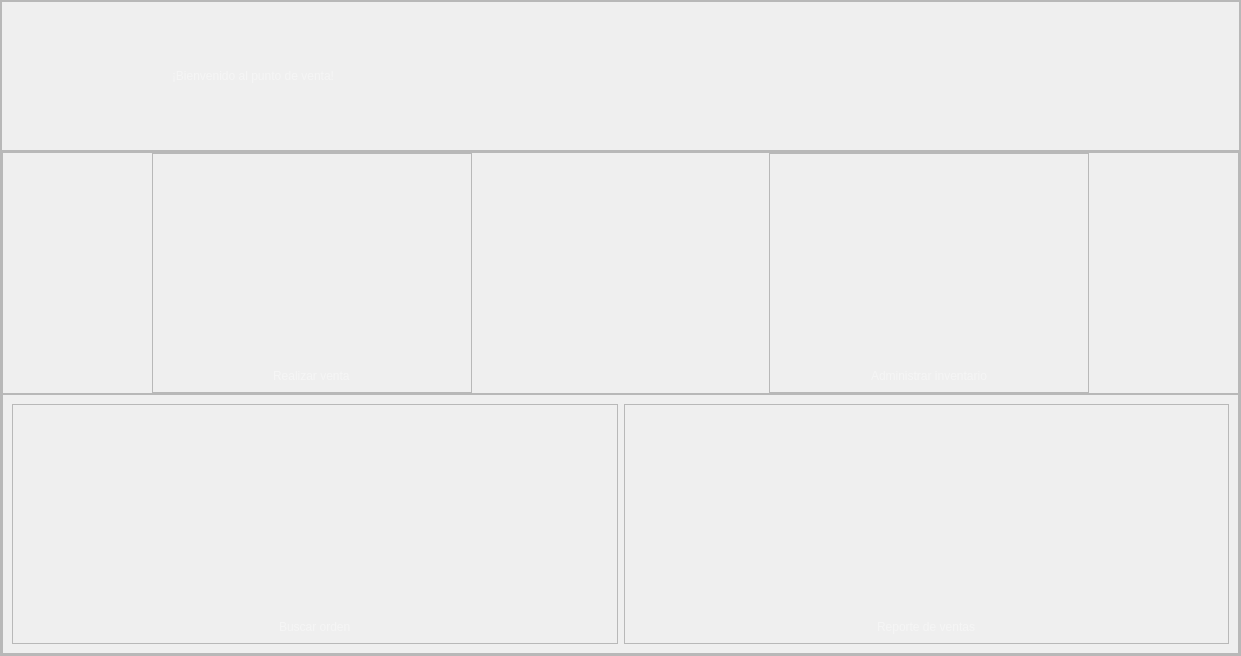
            <widget class="QWidget" name="MenuPuntoVenta">
             <layout class="QGridLayout" name="gridLayout_27">
              <property name="leftMargin">
               <number>0</number>
              </property>
              <property name="topMargin">
               <number>0</number>
              </property>
              <property name="rightMargin">
               <number>0</number>
              </property>
              <property name="bottomMargin">
               <number>0</number>
              </property>
              <property name="spacing">
               <number>0</number>
              </property>
              <item row="0" column="0">
               <widget class="QFrame" name="frame_24">
                <property name="frameShape">
                 <enum>QFrame::StyledPanel</enum>
                </property>
                <property name="frameShadow">
                 <enum>QFrame::Raised</enum>
                </property>
                <layout class="QVBoxLayout" name="verticalLayout">
                 <property name="spacing">
                  <number>0</number>
                 </property>
                 <property name="leftMargin">
                  <number>0</number>
                 </property>
                 <property name="topMargin">
                  <number>0</number>
                 </property>
                 <property name="rightMargin">
                  <number>0</number>
                 </property>
                 <property name="bottomMargin">
                  <number>0</number>
                 </property>
                 <item>
                  <widget class="QFrame" name="frame_25">
                   <property name="maximumSize">
                    <size>
                     <width>16777215</width>
                     <height>150</height>
                    </size>
                   </property>
                   <property name="frameShape">
                    <enum>QFrame::StyledPanel</enum>
                   </property>
                   <property name="frameShadow">
                    <enum>QFrame::Raised</enum>
                   </property>
                   <layout class="QHBoxLayout" name="horizontalLayout_12">
                    <property name="spacing">
                     <number>20</number>
                    </property>
                    <property name="leftMargin">
                     <number>0</number>
                    </property>
                    <property name="topMargin">
                     <number>0</number>
                    </property>
                    <property name="rightMargin">
                     <number>20</number>
                    </property>
                    <property name="bottomMargin">
                     <number>0</number>
                    </property>
                    <item>
                     <widget class="QLabel" name="label_125">
                      <property name="minimumSize">
                       <size>
                        <width>150</width>
                        <height>150</height>
                       </size>
                      </property>
                      <property name="styleSheet">
                       <string notr="true">image: url(:/menu/adorno.png);</string>
                      </property>
                      <property name="text">
                       <string/>
                      </property>
                     </widget>
                    </item>
                    <item alignment="Qt::AlignVCenter">
                     <widget class="QLabel" name="label_Bienvenida_2">
                      <property name="styleSheet">
                       <string notr="true">font: 87 28pt &quot;Helvetica Black&quot;;
	color: whitesmoke;</string>
                      </property>
                      <property name="text">
                       <string>¡Bienvenido al punto de venta!</string>
                      </property>
                     </widget>
                    </item>
                    <item>
                     <spacer name="horizontalSpacer_6">
                      <property name="orientation">
                       <enum>Qt::Horizontal</enum>
                      </property>
                      <property name="sizeHint" stdset="0">
                       <size>
                        <width>715</width>
                        <height>20</height>
                       </size>
                      </property>
                     </spacer>
                    </item>
                    <item>
                     <widget class="QLabel" name="label_126">
                      <property name="minimumSize">
                       <size>
                        <width>150</width>
                        <height>150</height>
                       </size>
                      </property>
                      <property name="styleSheet">
                       <string notr="true">image: url(:/logos/logo.png);</string>
                      </property>
                      <property name="text">
                       <string/>
                      </property>
                     </widget>
                    </item>
                   </layout>
                  </widget>
                 </item>
                 <item>
                  <widget class="QFrame" name="frame_26">
                   <property name="frameShape">
                    <enum>QFrame::StyledPanel</enum>
                   </property>
                   <property name="frameShadow">
                    <enum>QFrame::Raised</enum>
                   </property>
                   <layout class="QVBoxLayout" name="verticalLayout_14">
                    <property name="spacing">
                     <number>0</number>
                    </property>
                    <property name="leftMargin">
                     <number>0</number>
                    </property>
                    <property name="topMargin">
                     <number>0</number>
                    </property>
                    <property name="rightMargin">
                     <number>0</number>
                    </property>
                    <property name="bottomMargin">
                     <number>0</number>
                    </property>
                    <item>
                     <widget class="QFrame" name="frame_27">
                      <property name="styleSheet">
                       <string notr="true">

font: 87 32pt &quot;Helvetica Black&quot;;
color: whitesmoke;</string>
                      </property>
                      <property name="frameShape">
                       <enum>QFrame::StyledPanel</enum>
                      </property>
                      <property name="frameShadow">
                       <enum>QFrame::Raised</enum>
                      </property>
                      <layout class="QHBoxLayout" name="horizontalLayout_13">
                       <property name="spacing">
                        <number>0</number>
                       </property>
                       <property name="leftMargin">
                        <number>0</number>
                       </property>
                       <property name="topMargin">
                        <number>0</number>
                       </property>
                       <property name="rightMargin">
                        <number>0</number>
                       </property>
                       <property name="bottomMargin">
                        <number>0</number>
                       </property>
                       <item alignment="Qt::AlignHCenter">
                        <widget class="QFrame" name="frame_28">
                         <property name="frameShape">
                          <enum>QFrame::StyledPanel</enum>
                         </property>
                         <property name="frameShadow">
                          <enum>QFrame::Raised</enum>
                         </property>
                         <layout class="QVBoxLayout" name="verticalLayout_15">
                          <item>
                           <widget class="QPushButton" name="pushButton_11">
                            <property name="minimumSize">
                             <size>
                              <width>300</width>
                              <height>200</height>
                             </size>
                            </property>
                            <property name="cursor">
                             <cursorShape>PointingHandCursor</cursorShape>
                            </property>
                            <property name="styleSheet">
                             <string notr="true">QPushButton{
	border: 0px;	
	image: url(:/menu/ventaIcon.png);
}
QPushButton:hover{
	border: 10px;
}</string>
                            </property>
                            <property name="text">
                             <string/>
                            </property>
                           </widget>
                          </item>
                          <item alignment="Qt::AlignHCenter|Qt::AlignVCenter">
                           <widget class="QLabel" name="label_127">
                            <property name="text">
                             <string>Realizar venta</string>
                            </property>
                            <property name="wordWrap">
                             <bool>true</bool>
                            </property>
                           </widget>
                          </item>
                         </layout>
                        </widget>
                       </item>
                       <item alignment="Qt::AlignHCenter">
                        <widget class="QFrame" name="frame_29">
                         <property name="frameShape">
                          <enum>QFrame::StyledPanel</enum>
                         </property>
                         <property name="frameShadow">
                          <enum>QFrame::Raised</enum>
                         </property>
                         <layout class="QVBoxLayout" name="verticalLayout_16">
                          <item>
                           <widget class="QPushButton" name="pushButton_12">
                            <property name="minimumSize">
                             <size>
                              <width>300</width>
                              <height>200</height>
                             </size>
                            </property>
                            <property name="cursor">
                             <cursorShape>PointingHandCursor</cursorShape>
                            </property>
                            <property name="styleSheet">
                             <string notr="true">QPushButton{
	border: 0px;	
	image: url(:/menu/InventarioIcon.png);
}
QPushButton:hover{
	border: 10px;
}</string>
                            </property>
                            <property name="text">
                             <string/>
                            </property>
                           </widget>
                          </item>
                          <item alignment="Qt::AlignHCenter|Qt::AlignVCenter">
                           <widget class="QLabel" name="label_128">
                            <property name="text">
                             <string>Administrar inventario</string>
                            </property>
                            <property name="wordWrap">
                             <bool>true</bool>
                            </property>
                           </widget>
                          </item>
                         </layout>
                        </widget>
                       </item>
                      </layout>
                     </widget>
                    </item>
                    <item>
                     <widget class="QFrame" name="frame_30">
                      <property name="styleSheet">
                       <string notr="true">font: 87 32pt &quot;Helvetica Black&quot;;
color: whitesmoke;</string>
                      </property>
                      <property name="frameShape">
                       <enum>QFrame::StyledPanel</enum>
                      </property>
                      <property name="frameShadow">
                       <enum>QFrame::Raised</enum>
                      </property>
                      <layout class="QHBoxLayout" name="horizontalLayout_14">
                       <item>
                        <widget class="QFrame" name="frame_31">
                         <property name="frameShape">
                          <enum>QFrame::StyledPanel</enum>
                         </property>
                         <property name="frameShadow">
                          <enum>QFrame::Raised</enum>
                         </property>
                         <layout class="QVBoxLayout" name="verticalLayout_17">
                          <item>
                           <widget class="QPushButton" name="pushButton_13">
                            <property name="minimumSize">
                             <size>
                              <width>300</width>
                              <height>200</height>
                             </size>
                            </property>
                            <property name="cursor">
                             <cursorShape>PointingHandCursor</cursorShape>
                            </property>
                            <property name="styleSheet">
                             <string notr="true">QPushButton{
	border: 0px;	
	image: url(:/menu/ordenIcon.png);
}
QPushButton:hover{
	border: 10px;
}</string>
                            </property>
                            <property name="text">
                             <string/>
                            </property>
                           </widget>
                          </item>
                          <item alignment="Qt::AlignHCenter|Qt::AlignVCenter">
                           <widget class="QLabel" name="label_129">
                            <property name="text">
                             <string>Buscar orden</string>
                            </property>
                            <property name="wordWrap">
                             <bool>true</bool>
                            </property>
                           </widget>
                          </item>
                         </layout>
                        </widget>
                       </item>
                       <item>
                        <widget class="QFrame" name="frame_32">
                         <property name="frameShape">
                          <enum>QFrame::StyledPanel</enum>
                         </property>
                         <property name="frameShadow">
                          <enum>QFrame::Raised</enum>
                         </property>
                         <layout class="QVBoxLayout" name="verticalLayout_18">
                          <item>
                           <widget class="QPushButton" name="pushButton_14">
                            <property name="minimumSize">
                             <size>
                              <width>300</width>
                              <height>200</height>
                             </size>
                            </property>
                            <property name="cursor">
                             <cursorShape>PointingHandCursor</cursorShape>
                            </property>
                            <property name="styleSheet">
                             <string notr="true">QPushButton{
	border: 0px;	
	image: url(:/menu/ReporteIcon.png);
}
QPushButton:hover{
	border: 10px;
}</string>
                            </property>
                            <property name="text">
                             <string/>
                            </property>
                           </widget>
                          </item>
                          <item alignment="Qt::AlignHCenter|Qt::AlignVCenter">
                           <widget class="QLabel" name="label_130">
                            <property name="text">
                             <string>Reporte de ventas</string>
                            </property>
                            <property name="wordWrap">
                             <bool>true</bool>
                            </property>
                           </widget>
                          </item>
                         </layout>
                        </widget>
                       </item>
                      </layout>
                     </widget>
                    </item>
                   </layout>
                  </widget>
                 </item>
                </layout>
               </widget>
              </item>
             </layout>
            </widget>
